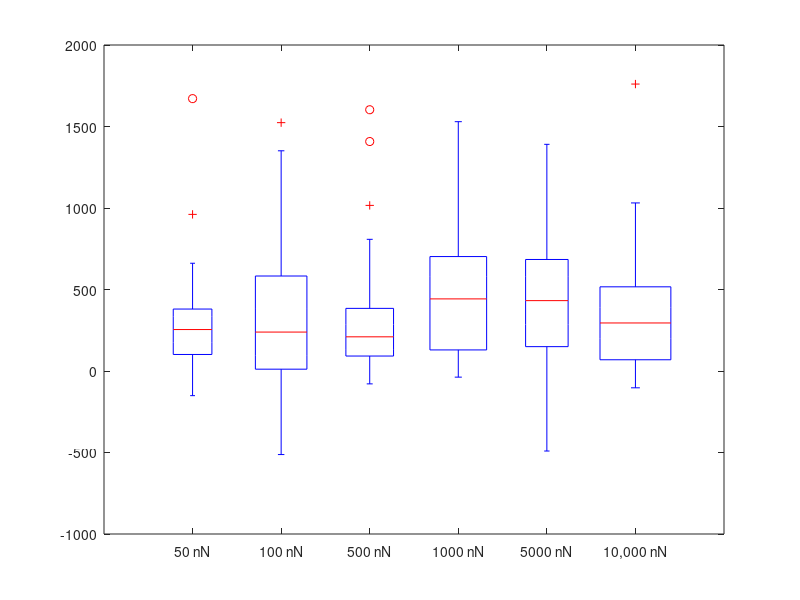

Here is the MATLAB script that generated this plot: (Note: this script raises an error after producing the figure.)
RevAcc_50_25 = [426.3541177
352.3259065
345.4918765
144.8110783
473.3788931
261.8773758
29.14234942
106.2444813
22.56083275
301.8559402
-71.13816993
389.3574619
322.9328845
-59.55558128
409.2623351
99.7993113
204.4448199
277.0418951
287.8338791
391.5570802
-19.70609532
1671.022055
661.059099
960.8691785
200.9561319
178.891126
246.8156464
219.3735621
-6.651764342
-151.2160543];
RevAcc_100_25 = [78.30239862
-106.0710897
251.8327058
527.8735707
490.7278782
711.7017954
206.1932987
43.71252458
-80.22057921
4.03420959
-235.0196802
371.1931322
117.0763999
260.9128708
225.8445596
760.5771419
-199.5278658
728.9187585
-27.88928505
-102.4974599
500.8680452
56.43096833
156.142999
13.58097341
-14.16688713
82.26091332
308.1830012
524.2271662
545.2447183
784.8886452
401.78645
-5.16402353
169.4888751
-512.5861506
695.4119898
904.1006675
1281.768704
1523.624563
1350.975305
758.6046172];
RevAcc_500_25 = [209.6934603
191.4756446
256.1882843
1602.858383
140.4255246
-78.95756271
35.93989473
1407.827212
1016.015122
33.70226294
23.97098369
352.3025992
595.1334721
777.8989887
625.3827652
115.9378531
84.13603396
13.20664032
807.8587982
343.3578939
83.71211046
209.6759987
332.2238767
100.3815219
290.5708233
480.0105076
121.585771
384.2481265
169.4835322
233.0355485
102.9729249
82.15736871
-58.79238648
277.7018424
164.2006404
91.83210016
758.2997225];
RevAcc_1000_25 = [639.3126547
770.3404225
1366.732311
761.1483725
566.1705786
99.61825064
818.0567247
346.9097512
693.566632
1.054470102
-32.95438011
7.793227619
167.3079964
223.426507
132.1780035
667.1875556
72.56779556
-4.960382385
323.8535143
80.18438935
475.8930608
241.9346286
452.7989362
684.0096205
150.072652
-37.66214161
727.6876232
676.6023532
87.87776941
120.6681397
460.3331969
170.7131531
431.9643598
216.0145311
1032.582775
1500.8101
1300.717416
931.5723816
1529.603481
1106.956474
391.2575776
513.785565
529.7675068
-22.63262769];
RevAcc_5000_25 = [-490.9286459
57.11299108
414.7685957
232.1688228
480.1515213
600.3676874
233.068764
684.2216267
624.8908013
700.5272943
1182.235715
586.9760584
826.7787149
431.7431069
433.0135616
149.4406556
1390.648702
663.2655632
1124.86488
992.1404539
288.3813771
270.8847225
27.70914922
88.26482098
206.2919079
-59.75947362
467.3978574
62.48061836
1187.653733
1162.99031
-21.90489286
417.6605133
5.164348152];
RevAcc_10000_25 = [5.45288091
-8.204588628
-13.09941939
226.6968517
394.1152344
101.7304544
-10.72276201
80.83119049
-11.68547843
62.3569619
247.7620767
193.1270543
883.9032897
-103.1174878
158.998294
670.6111171
508.5652784
-35.76086312
294.7044881
-35.67642694
78.68635284
770.4290276
848.2666257
476.3454453
551.8725319
1760.39646
75.51275535
145.1339485
39.15730716
686.4871792
60.55953282
460.6261076
604.8743956
362.8794581
19.15112684
789.501172
735.5305683
340.6532956
274.3966315
21.45705381
826.5532633
417.8271049
1031.118323
435.0419533
464.1601694
774.0199733
309.4131487
477.3790611
504.937124
81.62579981
-31.57613223
274.6550044
254.635804
524.2763049
382.4529566];

RevAcc_50_35 = [368.9602991
291.9960709
-134.8051322
134.947852
582.2223247
1009.628359
-22.99495
25.89531374
-9.819593865
208.396962
-19.36819579
147.665614
107.8756236
496.4530343
408.8344519
568.2873262
202.8843222
267.2549113
22.49087707
329.8988029
-47.23352083
13.99222328
308.9128976
325.8522171];
RevAcc_100_35 = [471.8977643
197.6862446
354.1102269
74.0844687
137.8984881
1042.139139
551.1808743
32.88219967
486.4996933
545.8091506
192.3383913
-16.92488909
279.1735136
-60.48036961
143.9180633
43.12373832
-99.56722729];
RevAcc_500_35 = [875.1722516
235.755203
571.5434321
1076.444732
1098.682187
360.1919804
434.9184961
188.9723614
670.0474105
237.2996975
748.7134737
415.0218275
336.2153242
670.1408489
111.9617479
-53.2067195
55.25176546
2.89833437
278.4987929
162.5062683
165.1882864
199.0180485
19.98796496
184.7107891
-802.5474147
968.7286518
845.5880125
1284.502185
1703.596407
-896.2227353];
RevAcc_1000_35 = [888.175278
744.1422963
263.1441306
23.85190675
843.1887587
207.6916998
109.8510867
15.87630176
364.5131881
252.9626701
86.1814918
-20.97572023
679.8772709
78.7848183
92.67602865
477.1302854
762.7213246
431.6734115
-36.07983771
-73.44780217
880.0375729
386.86997
-23.10352963
206.7886963
721.5740645
31.52173877
1354.721872
914.1465508
631.0613086
122.5457859];
RevAcc_5000_35 = [526.6197649
369.6247318
53.26300367
11.27429232
65.56739736
846.2230625
595.2953163
14.04051548
134.9577606
19.81789649
845.0809587
25.77788629
104.0030839
-17.07041678
-75.08376748
150.1614235
334.6025558
191.5764816
427.5762034
-56.57917055
5.219798825
981.7608205
-125.7636277
1334.541994
946.6545203
445.2954134
518.1442335
765.0607935
349.0688685
710.3474297
1810.882405];
RevAcc_10000_35 = [-12.11642927
134.4298342
387.2404938
19.79302836
0.795810589
433.4062401
217.7999997
361.581079
6.627866839
155.8047079
49.80844008
381.3601527
314.6781623
-126.5160053
-120.374158
114.7430768
207.1203965
444.1106111
441.8149746
-12.16842563
506.6505344
367.2007144
1164.647208
769.4547065
535.7318283
451.1004293
371.1678663
362.5228598
27.69389296
282.0313068
43.62486782
110.5976953
940.0743799
260.7199295
24.72106347
13.62622635
25.54468318
-36.59939108
256.900168
393.905781
513.0431138
301.8956361
389.2453681];

RevAcc_50_spc1 = [464.7470616
130.7853332
686.6827486
597.922093
-27.08284749
921.6653241
735.401156
-17.54101237
447.4273121
733.3626006
514.9674674
371.1456129
294.6635624
445.1409712
751.7888925
609.1293423
660.9966547
37.97416819
1041.369205
1297.269618
581.7439409
241.7211987
-23.61443955
-197.7898394
546.2964331
536.5959958
5.351123942];

RevAcc_100_spc1 = [528.6469611
-105.0063518
60.1923776
787.5715595
-143.4866438
1010.445616
309.996144
357.6830373
173.7355644
371.0994926
21.73394763
32.69674476
234.7503358
647.120377
644.88681
601.3944316
680.8134496
529.2681565
458.5405608
2490.590343
163.6512464
529.3905079
82.60099142
125.6023904
-5.330929442
-570.4927404
242.6012903];

RevAcc_500_spc1 = [242.6724661
2067.950169
22.59251742
1016.651576
570.4874261
1044.516843
1063.472498
-12.80893146
1335.75343
996.3142963
307.0793938
176.3342694
633.6048197
1221.070946
753.3020201
407.1587582
75.0623485
1696.532868
462.5322001
843.3401259
-146.2405957
458.9914242];

RevAcc_1000_spc1 = [480.0722278
1191.526344
-111.4124509
755.8335332
-334.1730466
585.1271253
1611.555907
706.8794693
-224.3756864
9.517713832
-300.0254251
559.6147877
653.6411835
65.2350975
-114.8422256
693.8781417];

RevAcc_5000_spc1 = [83.12496875
566.9843703
496.8803441
629.0867621
1960.226864
366.3640407
111.0102728
99.70675391
775.745685
191.3639877
810.8822487
425.3638412
598.064068
92.15627117
66.0487839
815.4032626
619.4360828
1019.796523
544.3248268
1574.865105
446.9792088
238.5288317
370.5846203
254.4571001
180.9493632
207.5791501
1185.724194
347.5841582
29.506806
697.5191991
118.3244932
2366.390059
1144.017128];

RevAcc_10000_spc1 = [1170.97448
1163.831858
1387.953871
297.4355849
677.9268252
1050.849525
1133.848611
1132.074588
864.7431072
-539.3968349
-35.63838924
-181.2281537
727.65858
-221.2440723
430.7338687
350.367359
587.8263808
51.01877045
499.2028527
-6.262831937
1409.159984];

rows_25 = max([length(RevAcc_50_25),length(RevAcc_100_25),...
    length(RevAcc_500_25),length(RevAcc_1000_25),...
    length(RevAcc_5000_25),length(RevAcc_10000_25)]);
data_25 = NaN(rows_25,6);
data_25(1:length(RevAcc_50_25),1) = RevAcc_50_25;
data_25(1:length(RevAcc_100_25),2) = RevAcc_100_25;
data_25(1:length(RevAcc_500_25),3) = RevAcc_500_25;
data_25(1:length(RevAcc_1000_25),4) = RevAcc_1000_25;
data_25(1:length(RevAcc_5000_25),5) = RevAcc_5000_25;
data_25(1:length(RevAcc_10000_25),6) = RevAcc_10000_25;

rows_35 = max([length(RevAcc_50_35),length(RevAcc_100_35),...
    length(RevAcc_500_35),length(RevAcc_1000_35),...
    length(RevAcc_5000_35),length(RevAcc_10000_35)]);
data_35 = NaN(rows_35,6);
data_35(1:length(RevAcc_50_35),1) = RevAcc_50_35;
data_35(1:length(RevAcc_100_35),2) = RevAcc_100_35;
data_35(1:length(RevAcc_500_35),3) = RevAcc_500_35;
data_35(1:length(RevAcc_1000_35),4) = RevAcc_1000_35;
data_35(1:length(RevAcc_5000_35),5) = RevAcc_5000_35;
data_35(1:length(RevAcc_10000_35),6) = RevAcc_10000_35;

rows_spc1 = max([length(RevAcc_50_spc1),length(RevAcc_100_spc1),...
    length(RevAcc_500_spc1),length(RevAcc_1000_spc1),...
    length(RevAcc_5000_spc1),length(RevAcc_10000_spc1)]);
data_spc1 = NaN(rows_spc1,6);
data_spc1(1:length(RevAcc_50_spc1),1) = RevAcc_50_spc1;
data_spc1(1:length(RevAcc_100_spc1),2) = RevAcc_100_spc1;
data_spc1(1:length(RevAcc_500_spc1),3) = RevAcc_500_spc1;
data_spc1(1:length(RevAcc_1000_spc1),4) = RevAcc_1000_spc1;
data_spc1(1:length(RevAcc_5000_spc1),5) = RevAcc_5000_spc1;
data_spc1(1:length(RevAcc_10000_spc1),6) = RevAcc_10000_spc1;

forceLabels = {'50 nN', '100 nN', '500 nN', '1000 nN', '5000 nN', '10,000 nN'};
figure(1)
bp_25 = boxplot(data_25,'labels',forceLabels,'colors','k');
set(bp_25,'LineWidth',2.5)
set(gca,'FontSize',16);
 ylim([ -1000 2600])
xlabel('Force Applied','FontSize',16)
ylabel({'Reversal Acceleration (um/s^2)'},'FontSize',16)


figure(2)
bp_35 = boxplot(data_35,'labels',forceLabels,'colors','k');
set(bp_35,'LineWidth',2.5)
set(gca,'FontSize',16);
ylim([ -1000 2600])
xlabel('Force Applied','FontSize',16)
ylabel({'Reversal Acceleration (um/s^2)'},'FontSize',16)

figure(3)
bp_spc1 = boxplot(data_spc1,'labels',forceLabels,'colors','k');
set(bp_spc1,'LineWidth',2.5)
set(gca,'FontSize',16);
ylim([ -1000 2600])
xlabel('Force Applied','FontSize',16)
ylabel({'Reversal Acceleration (um/s^2)'},'FontSize',16)

